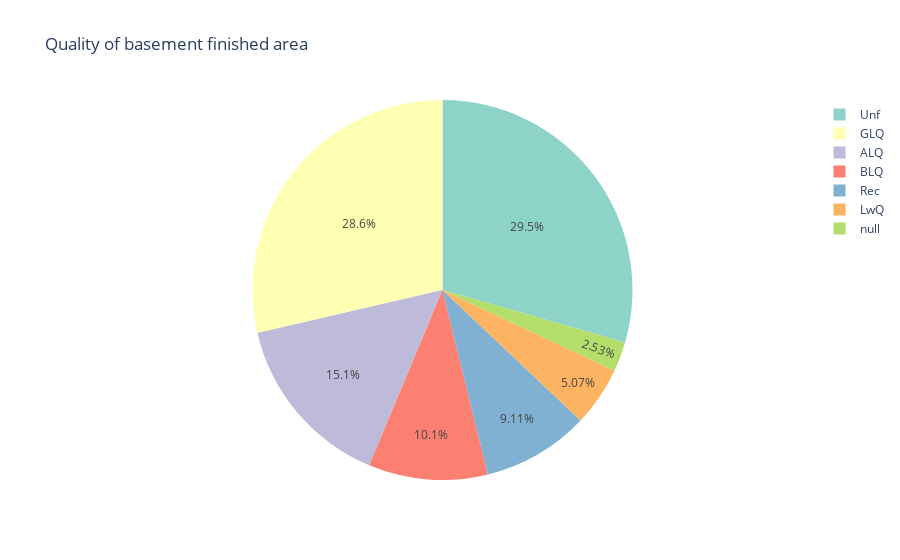

This figure's notebook cell:
### Markdown cell above
- ## **Quality of basement finished area**

### Code cell
fig = px.pie(train, names = "BsmtFinType1", title = "Quality of basement finished area", color_discrete_sequence=px.colors.qualitative.Set3)
fig.show()

### Figure 1 — Plotly figure (JSON) as saved in the notebook; plotly's stock layout.template omitted (floating-point values rounded to 4 significant figures; data arrays with more than 128 entries replaced by an {"elided": "..."} marker saying what was removed)
{"data": [{"domain": {"x": [0.0, 1.0], "y": [0.0, 1.0]}, "hovertemplate": "BsmtFinType1=%{label}<extra></extra>", "labels": {"elided": "1460 str values"}, "legendgroup": "", "name": "", "showlegend": true, "type": "pie"}], "layout": {"legend": {"tracegroupgap": 0}, "piecolorway": ["rgb(141,211,199)", "rgb(255,255,179)", "rgb(190,186,218)", "rgb(251,128,114)", "rgb(128,177,211)", "rgb(253,180,98)", "rgb(179,222,105)", "rgb(252,205,229)", "rgb(217,217,217)", "rgb(188,128,189)", "rgb(204,235,197)", "rgb(255,237,111)"], "title": {"text": "Quality of basement finished area"}}}
